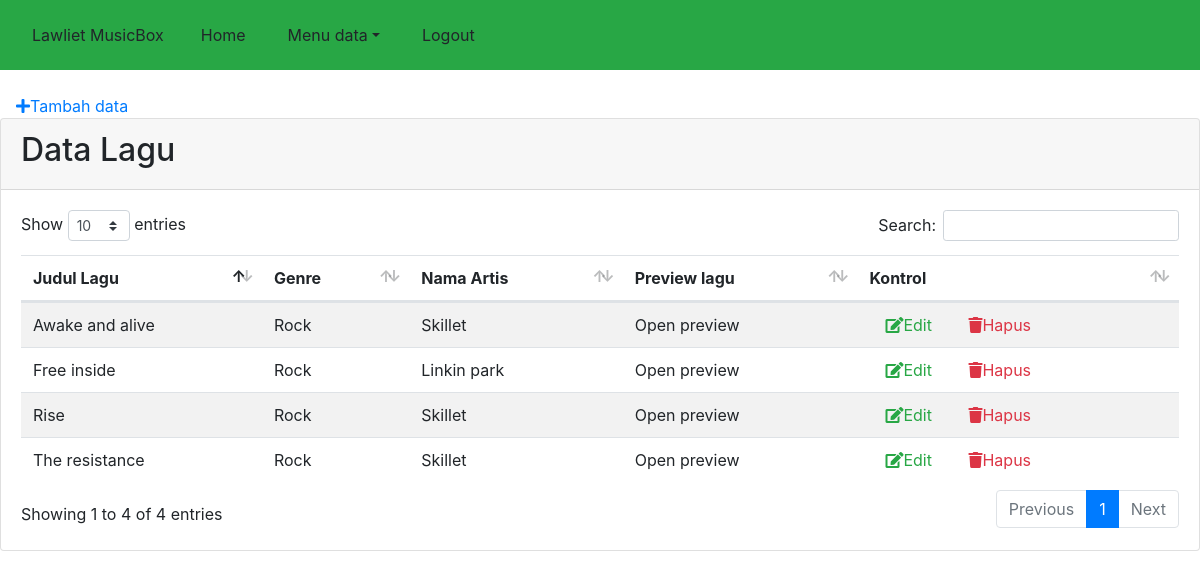
/index.php/admin/lagu, run on the app's committed database.
### tables this page shows
CREATE TABLE IF NOT EXISTS `lagu` (
  `kd_lagu` varchar(3) NOT NULL,
  `kd_artis` varchar(3) NOT NULL,
  `kd_gen` varchar(3) NOT NULL,
  `judul_lagu` varchar(25) NOT NULL
);

CREATE TABLE IF NOT EXISTS `genre` (
  `kd_gen` varchar(3) NOT NULL,
  `gen` varchar(20) NOT NULL
);

CREATE TABLE IF NOT EXISTS `artis` (
  `kd_artis` varchar(3) NOT NULL,
  `nm_artis` varchar(25) NOT NULL
);

### application/controllers/admin/Lagu.php (called while the page is built, shortened)
<?php
class Lagu extends CI_Controller{
	public function __construct(){
		$this->load->model("model_lagu");
		$this->load->model("model_artis");
		$this->load->model("model_genre");
	}
	public function index(){
		$data["arr"]["lagu"]=$this->model_lagu->read_data();
		$data["arr"]["artis"]=$this->model_artis->read_data();
		$data["arr"]["genre"]=$this->model_genre->read_data();
		$this->load->view("admin/lagu/index",$data);
	}
}
?>

### index.php (called while the page is built, shortened)
<?php
require_once BASEPATH.'core/CodeIgniter.php';

### application/models/Model_lagu.php (called while the page is built, shortened)
<?php
class Model_lagu extends CI_model{
	private $table="lagu";
	public function read_data(){
		return $this->db->query("select lagu.judul_lagu,genre.gen,artis.nm_artis,lagu.kd_lagu from ".$this->table." inner join artis on lagu.kd_artis=artis.kd_artis inner join genre on lagu.kd_gen=genre.kd_gen")->result();
	}
}
?>

### application/views/admin/lagu/index.php (the view, shortened to what this page needs)
<html>
<head><?php require_once "partials/partial_head.php";?></head>
<body>
<?php require_once "partials/menu.php";?>
<a class="text-primary p-3" data-toggle="modal" data-target="#modal-add"><i class='fa fa-plus'></i>Tambah data</a>
<div class="card mb-3">
	<div class="card-header">
		<h2>Data Lagu</h2>
	</div>
	<div class="card-body">
		<div class="table-responsive">
			<table class="table table-striped" id="dataTable" width="100%" cellspacing="0">
				<thead>
					<tr>
						<th>Judul Lagu</th>
						<th>Genre</th>
						<th>Nama Artis</th>
						<th>Preview lagu</th>
						<th>Kontrol</th>
					</tr>
				</thead>
				<tbody>
					<?php foreach ($arr["lagu"] as $lg){?>
						<tr>
						<td><?php echo $lg->judul_lagu;?></td>
						<td><?php echo $lg->gen;?></td>
						<td><?php echo $lg->nm_artis;?></td>
						<td><div class="open" key="<?php echo $lg->kd_lagu;?>">Open preview</div></td>
						<td><a class="text-success p-3 edit-form" key="<?php echo $lg->kd_lagu;?>" data-toggle="modal" data-target="#modal-edit"><i class='fa fa-edit'></i>Edit</a> <a class="text-danger p-3" href="<?php echo site_url("/index.php/Lagu/del?kd=".$lg->kd_lagu);?>"><i class='fa fa-trash'></i>Hapus</a>
						</td></tr>
					<?php }?>
				</tbody>
			</table>
		</div>
	</div>
</div>
</body>
</html>

### application/views/admin/lagu/partials/partial_head.php (shortened to what this page needs)
<link rel="stylesheet" href="<?php echo site_url("assets/fontawesome-free/css/all.min.css");?>" type="text/css">
<link rel="stylesheet" href="<?php echo site_url("assets/bootstrap/css/bootstrap.min.css");?>" type="text/css">
<link rel="stylesheet" href="<?php echo site_url("assets/datatables/dataTables.bootstrap4.min.css");?>" type="text/css">

### application/views/admin/lagu/partials/menu.php (shortened to what this page needs)
<nav class="navbar navbar-expand-md bg-success navbar-dark" style="z-index: 1000;width: 100%">
	<a class="navbar brand"><?php echo NAMA_SITUS;?></a>
	<div class="collapse navbar-collapse" id="collapsiblenavbar">
		<ul class="navbar-nav">
			<li class="nav-item">
				<div class='nav-link'>
					<a class="btn sing-it" href="<?php echo site_url("/index.php");?>">Home</a>
				</div>
			</li>
			<li class="nav-item">
				<div class="dropdown nav-link">
					<button class="btn dropdown-toggle" type="button" data-toggle="dropdown">Menu data</button>
				</div>
			</li>
			<li class="nav-item">
				<div class='nav-link'>
					<a class="btn sing-it" href="<?php echo site_url("/index.php/log_out");?>">Logout</a>
				</div>
			</li>
		</ul>
	</div>
</nav><br>

### data on the page
lagu: judul_lagu "Awake and alive", kd_gen.gen "Rock", kd_artis.nm_artis "Skillet"
lagu: judul_lagu "Free inside", kd_gen.gen "Rock", kd_artis.nm_artis "Linkin park"
lagu: judul_lagu "The resistance", kd_gen.gen "Rock", kd_artis.nm_artis "Skillet"
lagu: judul_lagu "Rise", kd_gen.gen "Rock", kd_artis.nm_artis "Skillet"

### other printed values
NAMA_SITUS "Lawliet MusicBox"
